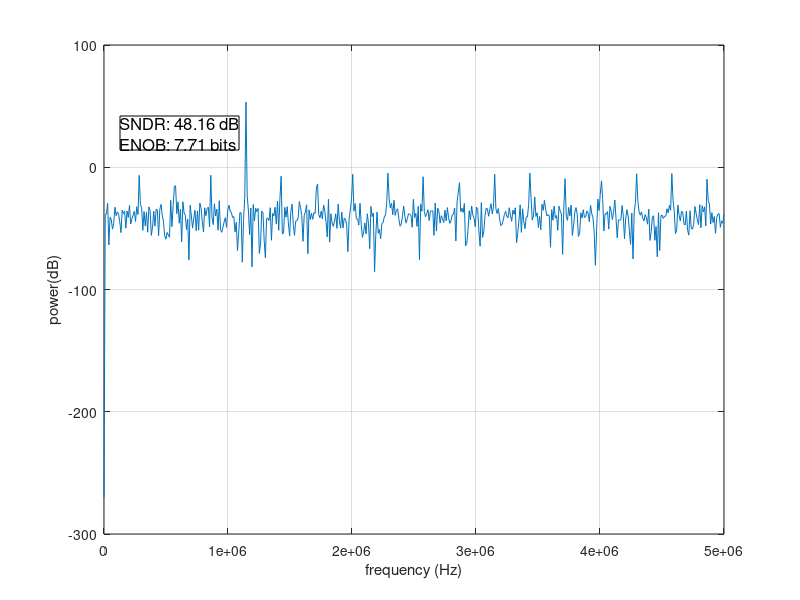

The MATLAB source for this figure:
N = 10;      %ADC 分辨率（Bit）
fs = 10e6;   %ADC采样率（Hz）
Vref = 1.8;  %ADC参考电压（V）
Cu = 1e-15;  %ADC的单位电容（F）
sigmaCu = 0.0;%单位电容失配
C_arr = [2.^(N-1:-1:0),1].*Cu;%电容阵列
weight = 2.^(N-1:-1:0);
C_dev = sigmaCu*Cu*sqrt(C_arr/Cu).*randn(1,N+1);
C_arr = C_arr + C_dev;
C_arr_exact =(2.^(N-1:-1:0)).*Cu;
C_dev_exact = sigmaCu*Cu*sqrt(weight).*randn(1,N);
C_arr_exact = C_arr_exact + C_dev_exact;
C_tot = sum(C_arr);%总电容大小
num = 2^10;        %采样点数
fin = (1141/num)*fs; %输入信号频率（Hz）
ts = 1/fs;         %输入信号采样周期（s）
t = (0:1:num-1)*ts;%采样序列
Vin = Vref/2 + (Vref/2)*sin(2*pi*fin*t);%输入信号采样
Com_offset = 0.01;
Com_noise = 0.01*randn(1,1);
Dout = zeros(num,N);
Dout_single = zeros(1,N);
Vout = zeros(1,num);
for j=1:1:num
    Dout_single = zeros(1,N);
    for i=1:1:N
        Dout_single(i) = 1;
        Vx=-Vin(j)+dot(Dout_single,C_arr_exact)*Vref/C_tot;
        if Vx<=Com_offset+Com_noise
            Dout_single(i) = 1;
        else
            Dout_single(i) = 0;
        end
    end
    Dout(j,:)= Dout_single;
    Vout(1,j)= dot(Dout(j,:),weight);
end
V = Vout*Vref/2^N;
fft_out = abs(fft(V-mean(V))).^2;
fft_out = fft_out(1:num/2);
signal_power = max(fft_out); 
noise_power = (sum(fft_out) - signal_power);
SNDR = 10*log10( signal_power / noise_power );
ENOB_values = (SNDR - 1.76) / 6.02; 
figure;
plot(linspace(0, fs/2, num/2), 10*log10(fft_out));
xlabel('frequency (Hz)'); ylabel('power(dB)'); grid on;
dim = [0.15 0.75 0.1 0.1]; 
str = sprintf('SNDR: %.2f dB\nENOB: %.2f bits', SNDR, ENOB_values);
annotation('textbox', dim, 'String', str, 'FitBoxToText', 'on', 'BackgroundColor', 'w', 'FontSize', 12);

